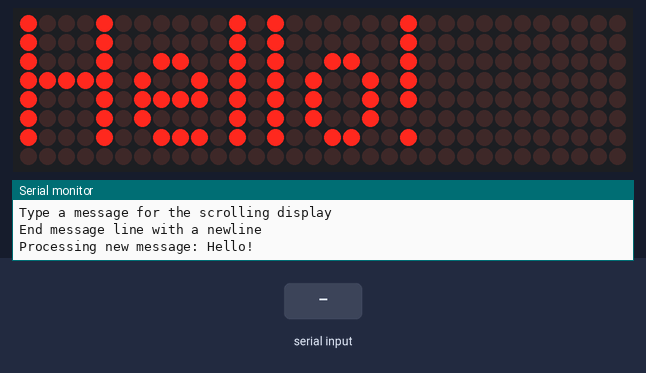
Bench run of a sketch on a simulated Arduino Uno, built with avr-gcc and run on an emulated ATmega328P. Shown: 32×8 LED matrix, the last lines printed to the serial monitor. Inputs (shaded band) come from the test bench.

Above: at 1.2 s.
1.3 s: "1\n" received over Serial
At 2.4 s:
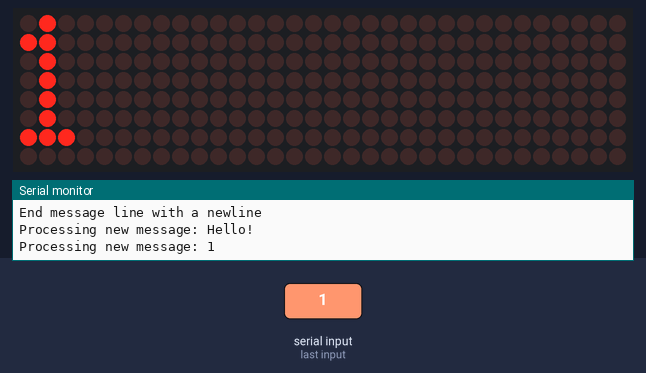
2.8 s: "0\n" received over Serial
At 3.5 s:
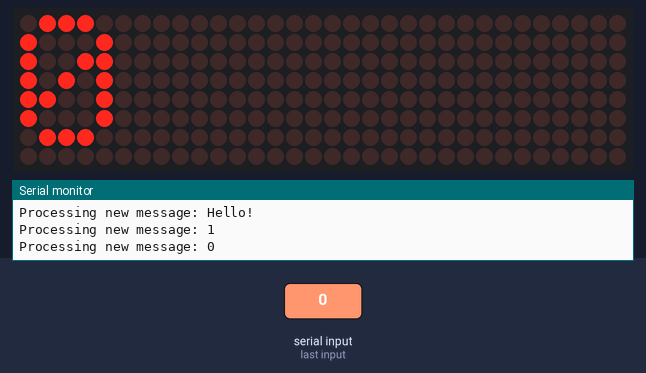
4.3 s: "2\n" received over Serial
At 4.7 s:
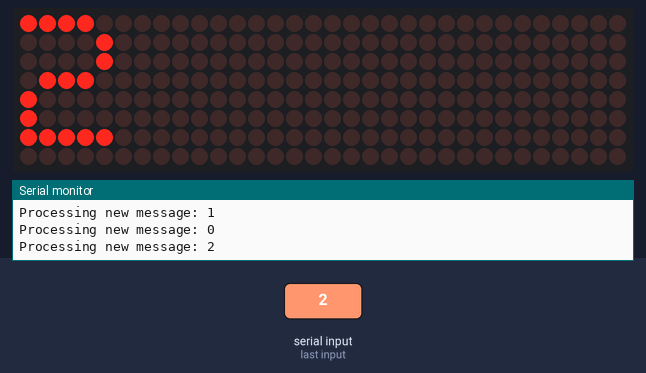
Timing chart, 0 to 7.3 s (numbered marks = the images above; inputs shaded):
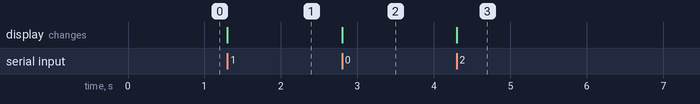

The sketch:

led-matrix-timer.ino
```cpp
// Use the MD_MAX72XX library to Print some text on the display
//
// Demonstrates the use of the library to print text.
//
// User can enter text on the serial monitor and this will display as a
// message on the display.

#include <MD_MAX72xx.h>
#include <SPI.h>
#include "myfont.h"

#define PRINT(s, v) { Serial.print(F(s)); Serial.print(v); }

// Define the number of devices we have in the chain and the hardware interface
// NOTE: These pin numbers will probably not work with your hardware and may
// need to be adapted
#define HARDWARE_TYPE MD_MAX72XX::FC16_HW
#define MAX_DEVICES 4

#define CLK_PIN   A1  // or SCK
#define DATA_PIN  A3  // or MOSI
#define CS_PIN    A2  // or SS

// SPI hardware interface
//MD_MAX72XX mx = MD_MAX72XX(HARDWARE_TYPE, CS_PIN, MAX_DEVICES);
// Arbitrary pins
MD_MAX72XX mx = MD_MAX72XX(HARDWARE_TYPE, DATA_PIN, CLK_PIN, CS_PIN, MAX_DEVICES);

// Text parameters
#define CHAR_SPACING  1 // pixels between characters

// Global message buffers shared by Serial and Scrolling functions
#define BUF_SIZE  75
char message[BUF_SIZE] = {"Hello!"};
bool newMessageAvailable = true;

void readSerial(void)
{
  static uint8_t  putIndex = 0;

  while (Serial.available())
  {
    message[putIndex] = (char)Serial.read();
    if ((message[putIndex] == '\n') || (putIndex >= BUF_SIZE - 3)) // end of message character or full buffer
    {
      // put in a message separator and end the string
      message[putIndex] = '\0';
      // restart the index for next filling spree and flag we have a message waiting
      putIndex = 0;
      newMessageAvailable = true;
    }
    else
      // Just save the next char in next location
      message[putIndex++];
  }
}

void printText(uint8_t modStart, uint8_t modEnd, char *pMsg)
// Print the text string to the LED matrix modules specified.
// Message area is padded with blank columns after printing.
{
  uint8_t   state = 0;
  uint8_t   curLen;
  uint16_t  showLen;
  uint8_t   cBuf[8];
  int16_t   col = ((modEnd + 1) * COL_SIZE) - 1;

  mx.control(modStart, modEnd, MD_MAX72XX::UPDATE, MD_MAX72XX::OFF);

  do     // finite state machine to print the characters in the space available
  {
    switch (state)
    {
      case 0: // Load the next character from the font table
        // if we reached end of message, reset the message pointer
        if (*pMsg == '\0')
        {
          showLen = col - (modEnd * COL_SIZE);  // padding characters
          state = 2;
          break;
        }

        // retrieve the next character form the font file
        showLen = mx.getChar(*pMsg++, sizeof(cBuf) / sizeof(cBuf[0]), cBuf);
        curLen = 0;
        state++;
      // !! deliberately fall through to next state to start displaying

      case 1: // display the next part of the character
        mx.setColumn(col--, cBuf[curLen++]);

        // done with font character, now display the space between chars
        if (curLen == showLen)
        {
          showLen = CHAR_SPACING;
          state = 2;
        }
        break;

      case 2: // initialize state for displaying empty columns
        curLen = 0;
        state++;
      // fall through

      case 3: // display inter-character spacing or end of message padding (blank columns)
        mx.setColumn(col--, 0);
        curLen++;
        if (curLen == showLen)
          state = 0;
        break;

      default:
        col = -1;   // this definitely ends the do loop
    }
  } while (col >= (modStart * COL_SIZE));

  mx.control(modStart, modEnd, MD_MAX72XX::UPDATE, MD_MAX72XX::ON);
}

void setup()
{
  mx.begin();

  Serial.begin(57600);
  Serial.print("\n[MD_MAX72XX Message Display]\nType a message for the scrolling display\nEnd message line with a newline");
}

void loop()
{
  readSerial();
  if (newMessageAvailable)
  {
    PRINT("\nProcessing new message: ", message);
    printText(0, MAX_DEVICES - 1, message);
    newMessageAvailable = false;
  }
}
```

Source omitted: myfont.h (data table, 7816 bytes)

Measured:
- after the input at 1.3 s, the display: changes at once (image 1)
- after the input at 2.8 s, the display: changes at once (image 2)
- after the input at 4.3 s, the display: changes at once (image 3)
